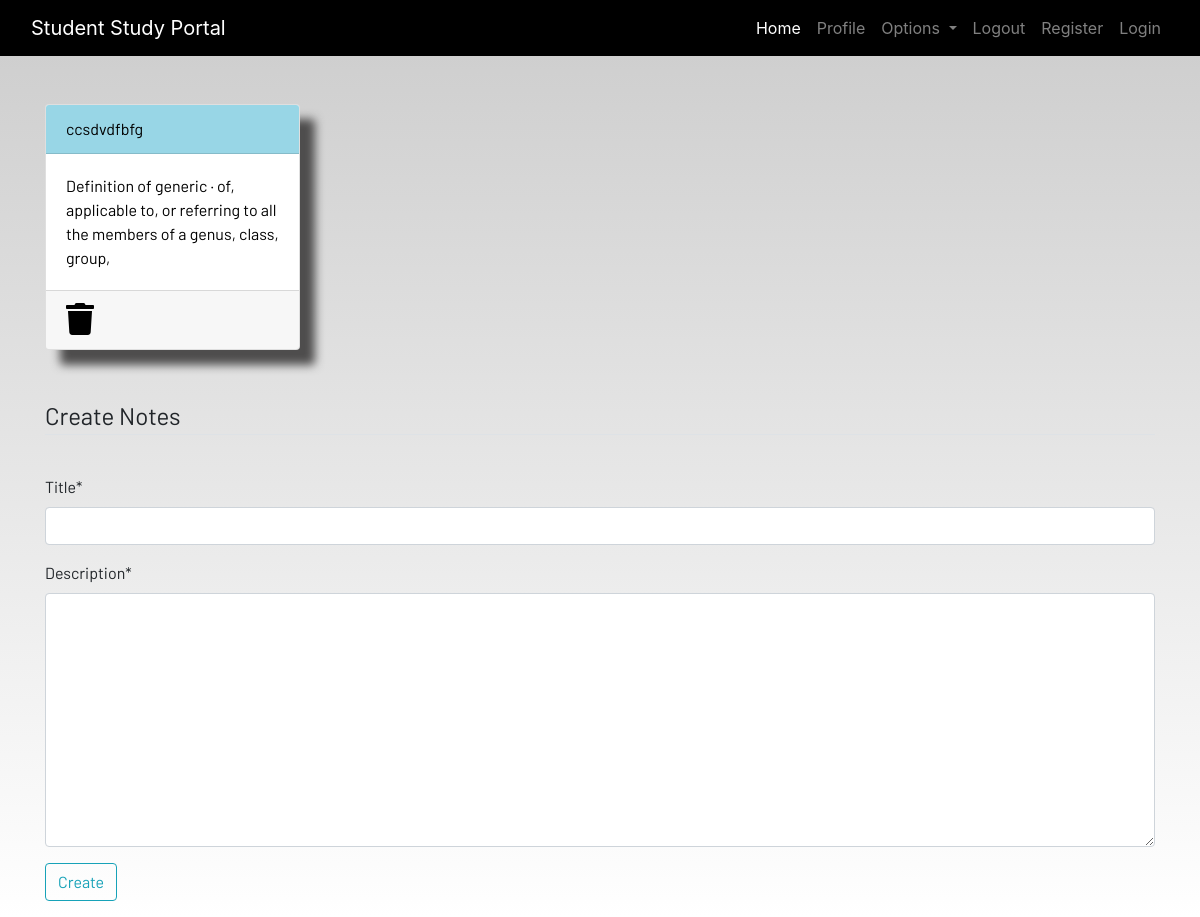
Screenshot of /notes (signed in) with the database file from the repository.
### dashboard/models.py (models this page shows, shortened)
class Notes(models.Model):
    user = models.ForeignKey(User, on_delete=models.CASCADE)
    title = models.CharField(max_length=300)
    description = models.TextField()
    class Meta:
        verbose_name="notes"
        verbose_name_plural = "notes"

### dashboard/views.py (the view)
# urls.py: path('notes',views.notes,name="notes"),
@login_required
def notes(request):
    if request.method == "POST":
        form = NotesForm(request.POST)
        if form.is_valid():
            notes = Notes(user=request.user,title=request.POST['title'],description=request.POST['description'])
            notes.save()
            messages.success(request,f"Notes added {request.user.username} successfully!!")
    else:
        form = NotesForm()
    notes = Notes.objects.filter(user=request.user)
    content = {'notes':notes,'form':form}
    return render(request,'dashboard/notes.html',content)

### dashboard/forms.py
class NotesForm(forms.ModelForm):
    class Meta:
        model = Notes
        fields=['title','description']

### dashboard/templates/dashboard/notes.html (shortened to what this page needs)
{% extends 'dashboard/base.html' %}
{% load static %}
{% load crispy_forms_tags %}
{% block content %}
<div class="container">
    <div class="row">
        {% for note in notes %}
        <div class="col-md-3">
            <a href="{% url 'notes-detail' note.id %}">
                <div class="card">
                    <div class="card-header">{{note.title}}</div>
                    <div class="card-body">{{note.description|slice:"0:100"}}</div>
                    <div class="card-footer mt-auto "><a href="{% url 'delete-note' note.id %}">
                        <i class="fa fa-trash fa-2x"></i></a>
                    </div>
                </div>
            </a>
        </div>
        {% endfor %}
        <br><br>
    </div>
</div>
<br><br>
<div class="container">
    <form method="POST">
        <fieldset class="form-group">
            <legend class="border-bottom mb-4">Create Notes</legend>
        </fieldset>
        {{form|crispy}}
        <div class="form-group">
            <button href="" class="btn btn-outline-info" type="submit">
                Create
            </button>
        </div>
    </form>
</div>
{% endblock content %}

### static/css/main.css (style rules this page uses)
html { scroll-behavior: smooth; height: 100%; width: 100%; }
.card { box-shadow: 15px 15px 10px rgb(78, 77, 77); }
a { text-decoration: none !important; color: black; }
.card-header { color: black !important; background: rgb(152, 214, 230) !important; transition: 0.3s ease-in; }
html, body { max-width: 100%; overflow-x: hidden; height: 100%; width: 100%; }
body { background: linear-gradient(rgba(0, 0, 0, 0.2), rgba(255, 255, 255, 0.5)); overflow-x: hidden; background-repeat: no-repeat; }
.card-header { background-color: rgb(133, 204, 231); }
.col-md-3 .card { width: 100%; height: 100%; }
.fa { color: black; }

### rows the page displays
Notes: title "ccsdvdfbfg", description "Definition of generic · of, applicable to, or referring to all the members of a genus, class, group,"
